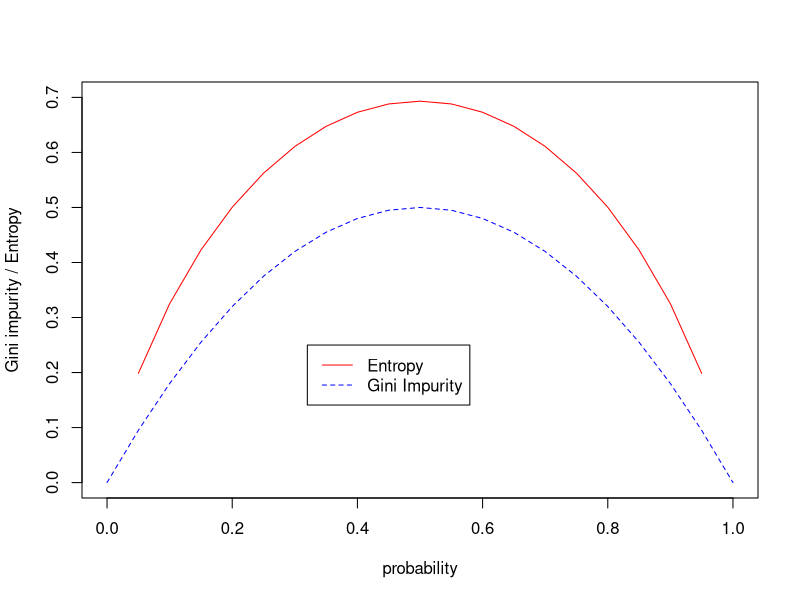
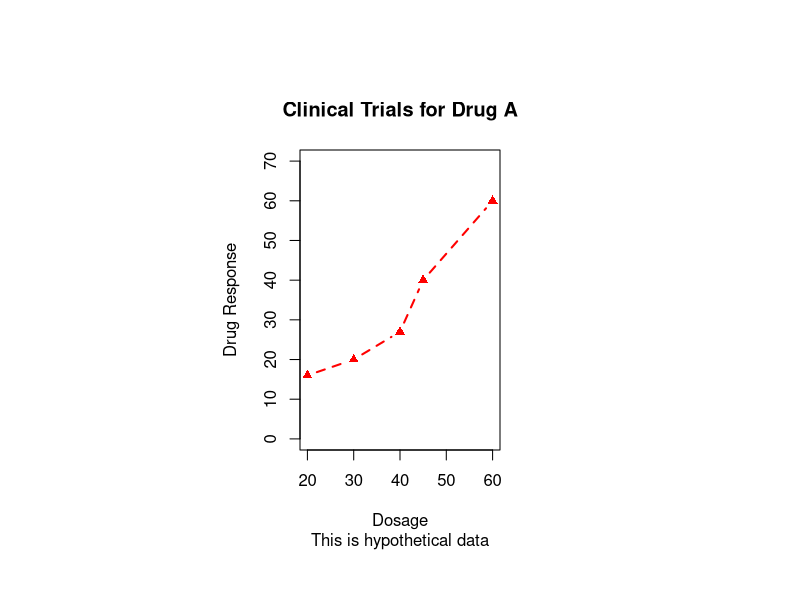
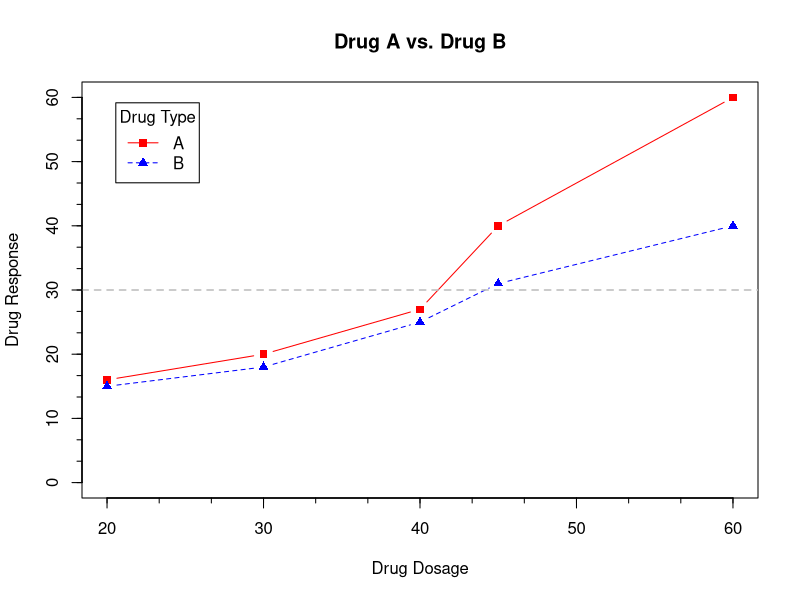
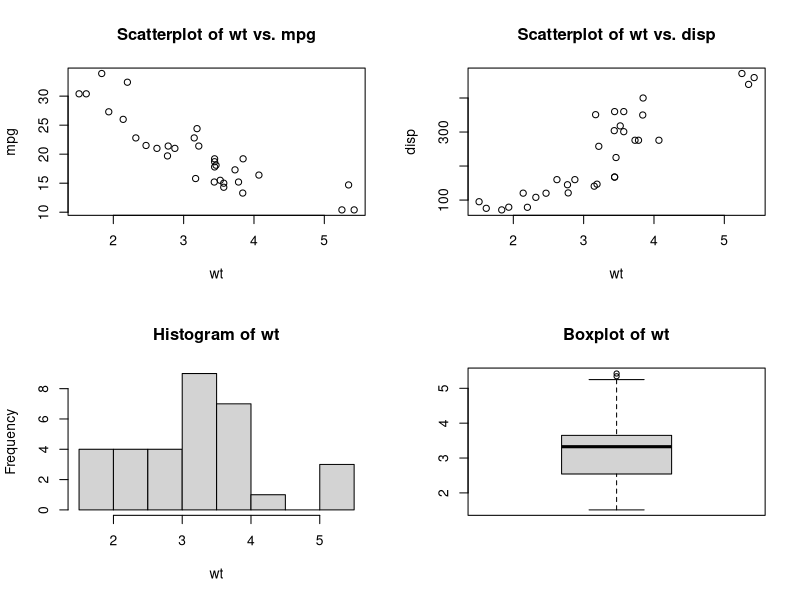
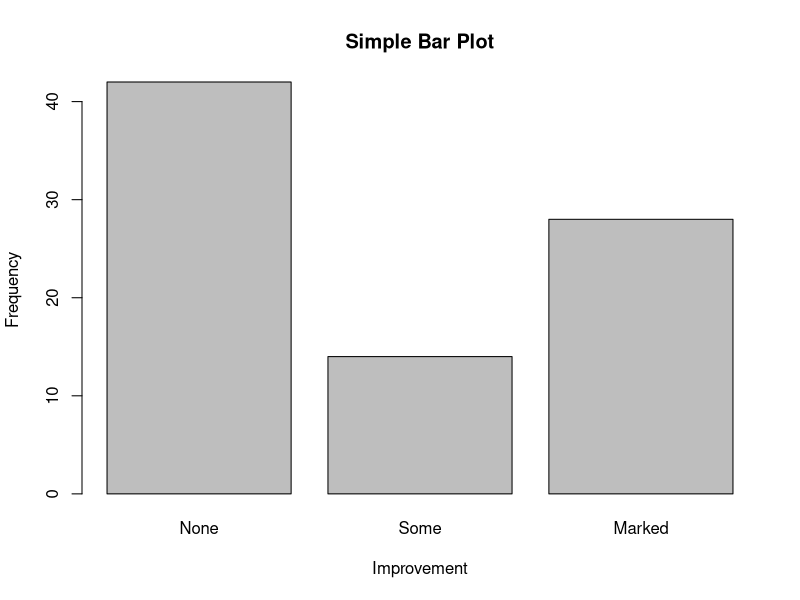
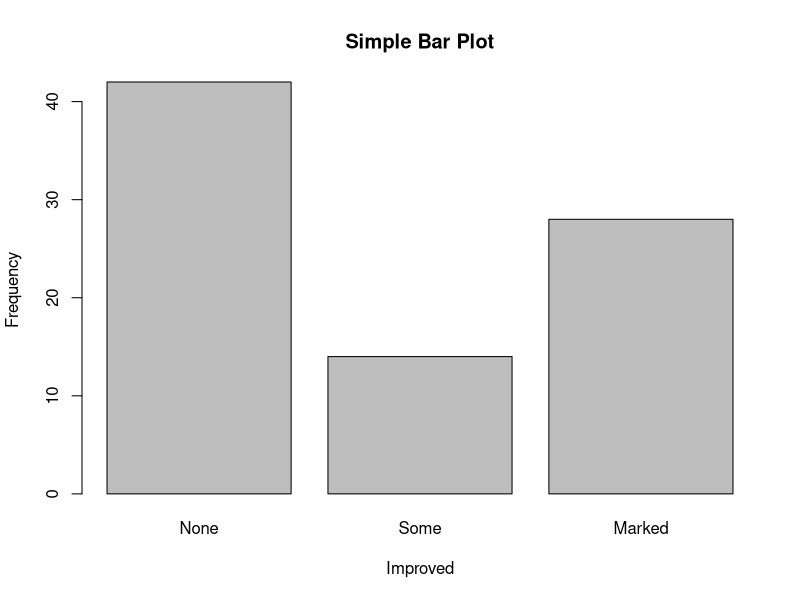
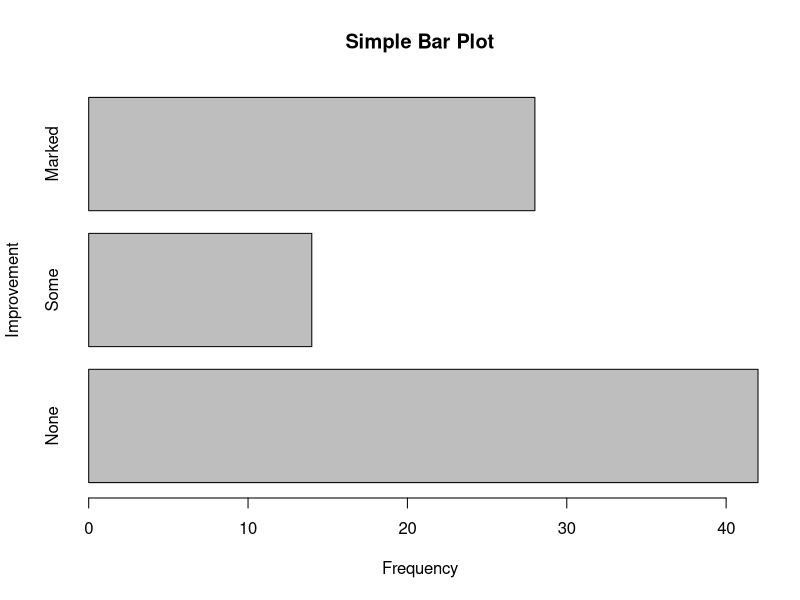
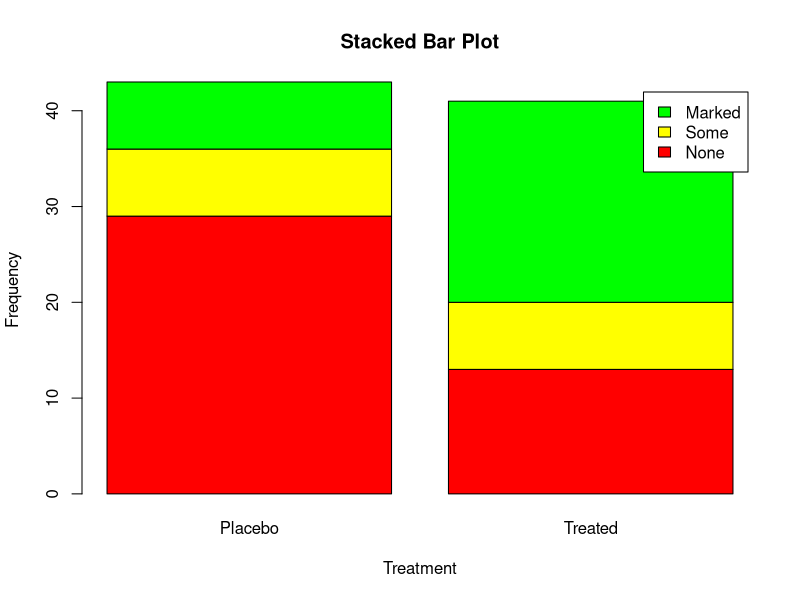

Source code (R) for these figures, in order:
##
##
##  This script shows some examples on how to plot different kinds of graphs.
##
##

library(ggplot2)

############# 
# Compare the distribution of entropy and gini impurity functions which
#   are used in the decision tree algorithm.
############# 

x <- seq(0, 1, 0.05)

# The entropy function for a two-class classification.
entropy <- - x * log(x) - (1-x) * log(1-x)

# The gini impurity function for a two-class classification.
gini_impurity <- 1 - x ^ 2 - (1-x) ^ 2


# Plot the distribution of entropy first.
plot(x, entropy, type="l", col="red", 
	 xlab = "probability", ylab="Gini impurity / Entropy", lty=1, ylim=c(0, 0.7))

# Plot the gini_impurity further.
lines(x, gini_impurity, col="blue", lty=20)

legend(0.32, 0.25, c("Entropy", "Gini Impurity"),
	col=c("red", "blue"), lty=c(1, 20))


################
# save the grpah into pdf.
# Other than that, one can save it as png(), jpeg(), bmp() and postscript() etc.
pdf("mtcars.pdf")

attach(mtcars)

plot(wt, mpg)

# add labels to each point on the graph.
text(wt, mpg, row.names(mtcars), cex=.6, pos=4, col="red")

abline(lm(mpg ~ wt))
title("Regression of MPG on Weight")
detach(mtcars)
dev.off()
################


# create a new canvas to draw the following graph.
# dev.new()

# Retrieve the list of current parameters that can be modified.
oldPars <- par(no.readonly = TRUE)

dose  <- c(20, 30, 40, 45, 60)
drugA <- c(16, 20, 27, 40, 60)
drugB <- c(15, 18, 25, 31, 40)

# pin: the plot dimensions (width, height)
par(pin=c(2, 3))
par(lty=2, pch=17)

# plot 'both' the line and the dots.
plot(dose, drugA, type="b", col="red",
     lty=2,  # line style
     lwd=2,  # line width
     main="Clinical Trials for Drug A", # main title
     sub="This is hypothetical data",   # subtitle
     xlab="Dosage",
     ylab="Drug Response",
     xlim=c(20, 60),
     ylim=c(0, 70)
     )

# reset the parameters back 
par(oldPars)

# return the list of colors
# colors()

################


# increase line, text, symbol, and label size.
# par(lwd=2, cex=1.5, font.lab=2)

plot(dose, drugA, type="b",
     pch=15, lty=1, col="red", ylim=c(0, 60),
     main="Drug A vs. Drug B",
     xlab="Drug Dosage", ylab="Drug Response")

# draw another line on top of the above plot.
lines(dose, drugB, type="b",
      pch=17, lty=2, col="blue")


abline(h=c(30), lwd=1.5, lty=2, col="gray")

# add minor ticks along the axis
library(Hmisc)
minor.tick(nx=3, ny=3, tick.ratio=0.5)


legend("topleft", inset=.05, title="Drug Type",
       c("A", "B"), lty=c(1, 2), pch=c(15, 17), col=c("red", "blue"))

################
# Put multiple graphs into one layout
attach(mtcars)
oldPars <- par(no.readonly = TRUE)

# create a graph layout of 2 columns and 2 rows.
par(mfrow=c(2, 2))

plot(wt, mpg, main="Scatterplot of wt vs. mpg")
plot(wt, disp, main="Scatterplot of wt vs. disp")
hist(wt, main="Histogram of wt")
boxplot(wt, main="Boxplot of wt")

par(oldPars)

detach(mtcars)
################

# include the data set "arthritis"
library(vcd)

str(Arthritis)

counts <- table(Arthritis$Improved)

# the bar plots
barplot(counts, main="Simple Bar Plot",
        xlab = "Improvement", ylab = "Frequency")

# We could plot the 'factor' column directly, without the table() function.
plot(Arthritis$Improved, main = "Simple Bar Plot",
     xlab = "Improved", ylab = "Frequency")


barplot(counts, main="Simple Bar Plot", horiz = TRUE,
        ylab = "Improvement", xlab = "Frequency")

# stacked / grouped bar plots
counts <- table(Arthritis$Improved, Arthritis$Treatment)

counts
str(counts)

barplot(counts, main = "Stacked Bar Plot",
        xlab = "Treatment", ylab = "Frequency",
        col = c("red", "yellow", "green"),
        legend = rownames(counts))

barplot(counts, main = "Grouped Bar Plot",
        xlab = "Treatment", ylab = "Frequency",
        #col = c("red", "yellow", "green"),
        legend = rownames(counts), beside = TRUE)


################
# spinogram is the scaled bar plots.

attach(Arthritis)
another.counts <- table(Treatment, Improved)
spine(another.counts, main = "Spinogram Example")
detach(Arthritis)

################

# load the states information.
states <- data.frame(state.region, state.x77)

# calculate the mean illiteracy by the state.region group 
means <- aggregate(states$Illiteracy, by=list(state.region), FUN=mean)
means

# order the means by the result column x
means <- means[order(means$x),]

# plot the bars, with the given labels.
barplot(means$x,
        names.arg = means$Group.1, # specify the labels.
        cex.names =  0.8 # decrease the font size of labels
        )
# the following function is equivalent to the "main" attribute in barplot()
title("Mean Illiteracy Rate")

################
# pie charts
# set the layout to put 2*2 graphs
par(mfrow=c(2, 2))

slices <- c(10, 12, 4, 16, 8)
labels.country <- c("US", "UK", "Australia", "Germany", "France")

# pie chart with vectors
pie(slices, labels.country, col = rainbow(length(slices)),
    main = "Simple Pie Chart")

percentage <- round(slices / sum(slices) * 100)
percentage

# pie chart with percentage labels
labels.percentage <- paste(labels.country, " ", percentage, "%", sep="")
pie(slices, labels=labels.percentage,
    main = "Pie Chart with Percentage")

# 3D pie chart
library(plotrix)
pie3D(slices, labels=labels.percentage, explode=0.2,
      main = "3D Pie Chart", labelcex = 0.9)

# create a pie chart out of a table
pie.table <- table(state.region)
str(pie.table)
pie.labels <- paste(names(pie.table), "\n", pie.table, sep="")

pie(pie.table, labels = pie.labels,
    main= "Pie Chart from a Table\n (with sample sizes)")

######
# a special pie chart from plotrix package
fan.plot(slices, labels = labels.country, main = "Fan Plot")
